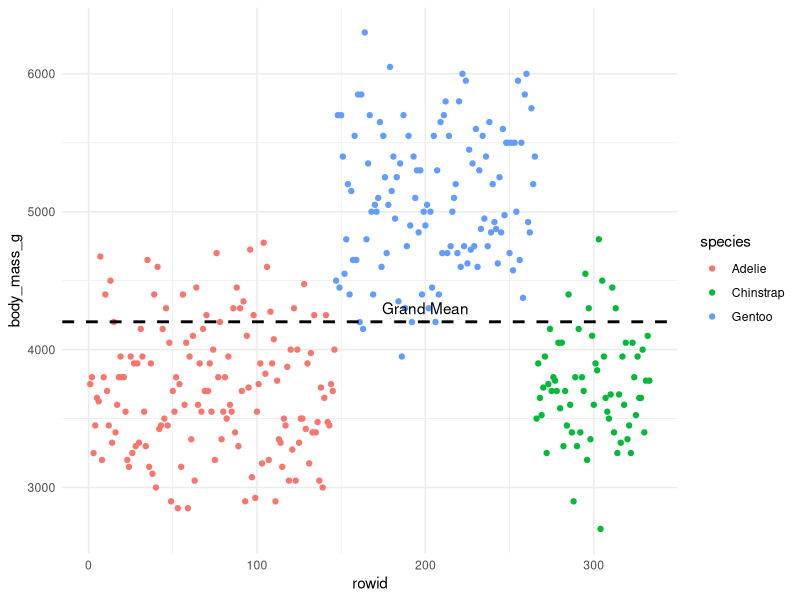
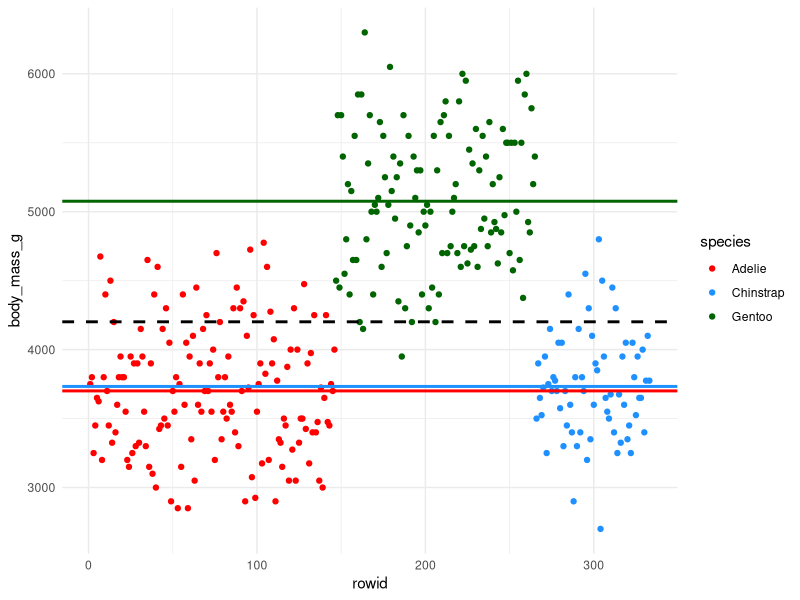
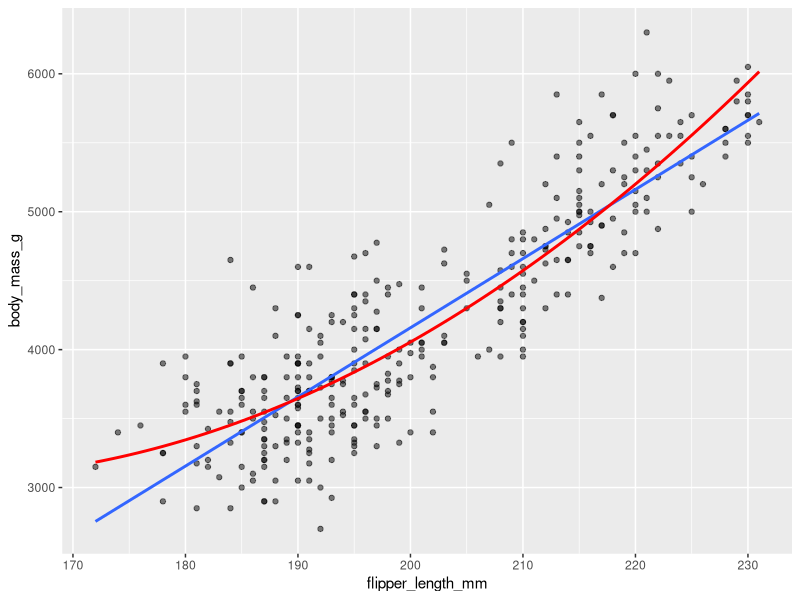
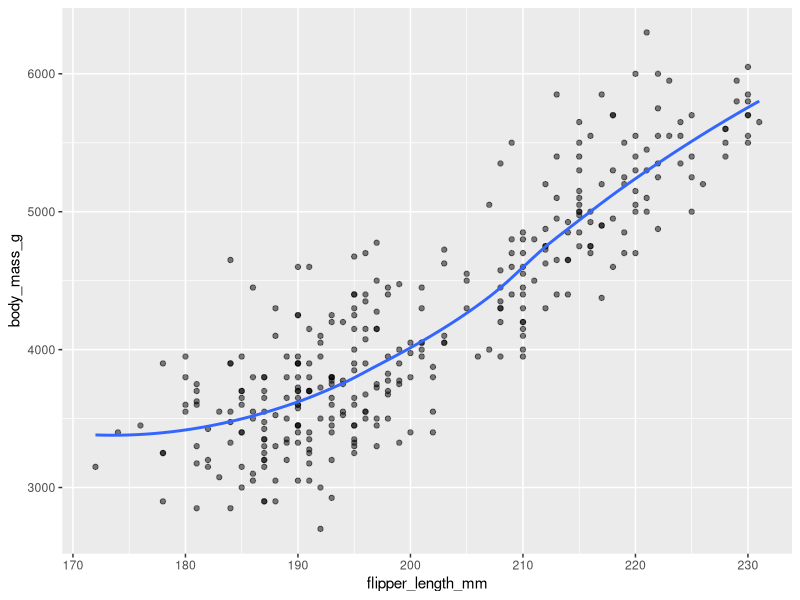

Generate these figures, in order, with R:
## ---- chunk 1
library(tidyverse)
library(palmerpenguins)

penguins <- drop_na(penguins)
## ---- chunk 2
# mean_body_mass_g = 4201.75
penguins %>% 
  rowid_to_column() %>% 
  ggplot(aes(rowid, body_mass_g)) + 
  geom_point(aes(color = species)) +
  geom_hline(yintercept = 4201.75,
             color = 'black',
             linetype = 2,
             size = 1) +
  annotate(geom = 'text',
           x = 200,
           y = 4300,
           label = 'Grand Mean') +
  theme_minimal()
## ---- chunk 3
penguins %>% 
  rowid_to_column() %>% 
  group_by(species) %>% 
  mutate(body_mass_mean = mean(body_mass_g)) %>% 
  ungroup() %>% 
  ggplot(aes(rowid, body_mass_g)) + 
  geom_point(aes(color = species)) +
  geom_hline(yintercept = 4201.75,
             color = 'black',
             linetype = 2,
             size = 1) +
  geom_hline(yintercept = 3700.66,
             linetype = 1,
             color = 'red',
             size = 1) +
  geom_hline(yintercept = 3733.09,
             linetype = 1,
             color = 'dodgerblue',
             size = 1) + 
  geom_hline(yintercept = 5076.02,
             linetype = 1,
             color = 'darkgreen',
             size = 1) +
  scale_color_manual(values = c('red', 'dodgerblue', 'darkgreen')) +
  theme_minimal()
## ---- chunk 4
example <- data.frame(group1 = c(1, 2, 4, 2, 3),
                      group2 = c(3, 6, 7, 8, 1),
                      group3 = c(3, 5, 4, 1, 2))
example
## ---- chunk 5
(1 + 2 + 4 + 2 + 3)/5

(3 + 6 + 7 + 8 + 1)/5

(3 + 5 + 4 + 1 + 2)/5
## ---- chunk 6

## ---- chunk 7
(1 + 2 + 4 + 2 + 3 + 3 + 6 + 7 + 8 + 1 + 3 + 5 + 4 + 1 + 2)/15

(2.4 + 5 + 3)/3
## ---- chunk 8
(1 - 3.47)^2 + 
(2 - 3.47)^2 + 
(4 - 3.47)^2 + 
(2 - 3.47)^2 + 
(3 - 3.47)^2 + 
(3 - 3.47)^2 + 
(6 - 3.47)^2 + 
(7 - 3.47)^2 + 
(8 - 3.47)^2 + 
(1 - 3.47)^2 + 
(3 - 3.47)^2 + 
(5 - 3.47)^2 + 
(4 - 3.47)^2 + 
(1 - 3.47)^2 + 
(2 - 3.47)^2

67.73/14
## ---- chunk 9
15 - 1

4.84*14
## ---- chunk 10
5*(2.4 - 3.47)^2 + 5*(5 - 3.47)^2 + 5*(3 - 3.47)^2
## ---- chunk 11
2.4-3.47
5-3.47
3-3.47
## ---- chunk 12
(-1.07)^2
1.53^2
(-.47)^2
## ---- chunk 13
5*1.14
5*2.34
5*.22

5.7 + 11.7 + 1.1
## ---- chunk 14
67.76 - 18.53
## ---- chunk 15
15 - 1

3 - 1
## ---- chunk 16
14 - 2
## ---- chunk 17
18.53/2
## ---- chunk 18
49.23/12
## ---- chunk 19
9.27/4.10
## ---- chunk 20
4.10/5

sqrt(.82)

3.773*.91
## ---- chunk 21
2.4 - 5
2.4 - 3

5 - 3
## ---- chunk 22
penguins %>% 
  ggplot(aes(flipper_length_mm, body_mass_g)) + 
  geom_point(alpha = .5) + 
  geom_smooth(method = 'lm', se = FALSE) + 
  geom_smooth(method = 'lm', se = FALSE,
              formula = y ~ x + I(x^2),
              color = 'red')
## ---- chunk 23
arm::display(lm(body_mass_g ~ poly(flipper_length_mm, 2, raw = TRUE),
                data = penguins),
             detail = TRUE)
## ---- chunk 24
arm::display(lm(body_mass_g ~ poly(flipper_length_mm, 2),
                data = penguins),
             detail = TRUE)
## ---- chunk 25
penguins %>% 
  ggplot(aes(flipper_length_mm, body_mass_g)) + 
  geom_point(alpha = .5) + 
  geom_smooth(method = 'loess', se = FALSE)
